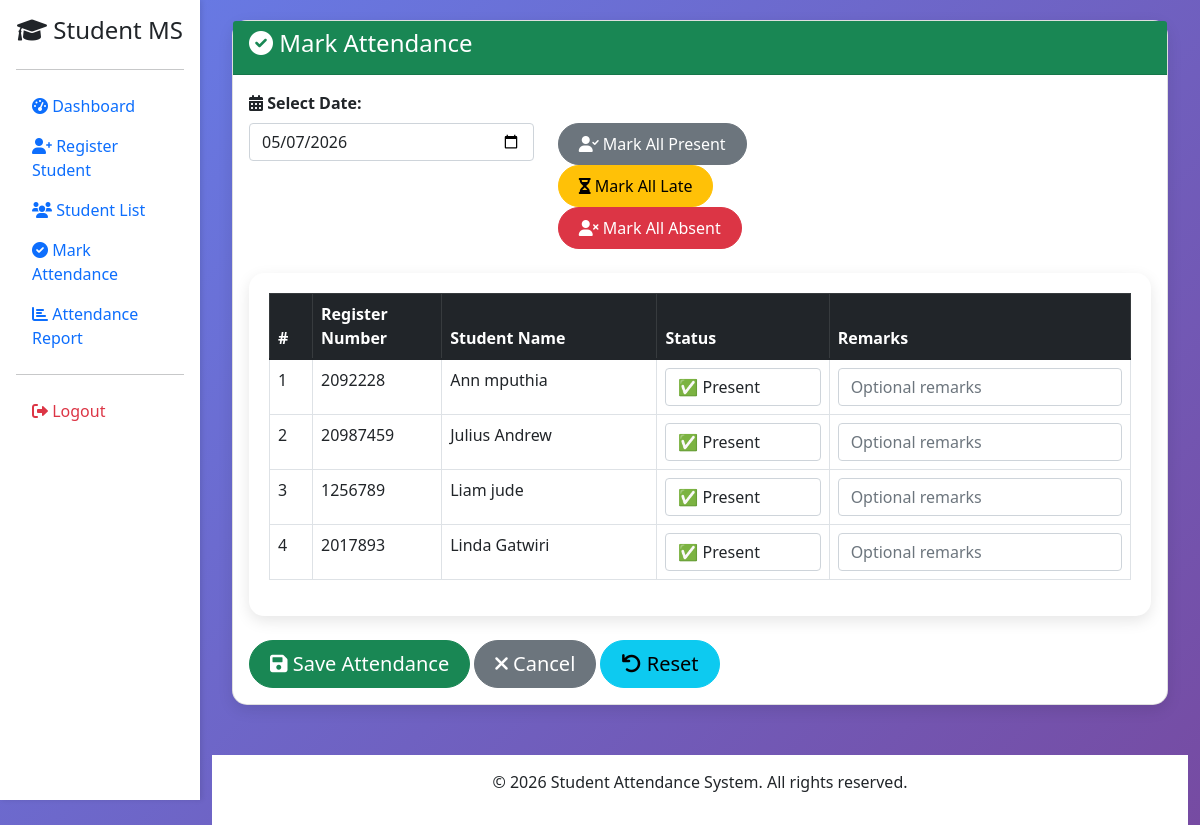
The page /attendance/mark/ (signed in) on the database its author committed.
### students/models.py (models this page shows, shortened)
class Student(models.Model):
    GENDER_CHOICES = [
        ('M', 'Male'),
        ('F', 'Female'),
        ('O', 'Other'),
    ]
    register_number = models.CharField(max_length=20, unique=True)
    name = models.CharField(max_length=100)
    date_of_birth = models.DateField()
    gender = models.CharField(max_length=1, choices=GENDER_CHOICES)
    email = models.EmailField()
    phone = models.CharField(max_length=15)
    address = models.TextField()
    join_date = models.DateField(auto_now_add=True)
    is_active = models.BooleanField(default=True)
    class Meta:
        ordering = ['name']

### students/views.py (the view, shortened to what this page needs)
# urls.py: path('attendance/mark/', views.mark_attendance, name='mark_attendance'),
@login_required
def mark_attendance(request):
    students = Student.objects.filter(is_active=True)
    form = AttendanceForm(students=students)
    today = timezone.now().date()
    return render(request, 'students/mark_attendance.html', {
        'form': form,
        'students': students,
        'today': today
    })

### students/forms.py
class AttendanceForm(forms.Form):
    def __init__(self, *args, **kwargs):
        students = kwargs.pop('students', None)
        super().__init__(*args, **kwargs)
        if students:
            for student in students:
                self.fields[f'status_{student.id}'] = forms.ChoiceField(
                    choices=Attendance.STATUS_CHOICES,
                    widget=forms.Select(attrs={'class': 'form-control status-select'}),
                    label=student.name,
                    initial='P'
                )
                self.fields[f'remarks_{student.id}'] = forms.CharField(
                    required=False,
                    widget=forms.TextInput(attrs={'class': 'form-control', 'placeholder': 'Optional remarks'}),
                    label=''
                )

### students/templates/students/mark_attendance.html (shortened to what this page needs)
{% extends 'students/base.html' %}
{% block content %}
<div class="card">
    <div class="card-header bg-success text-white">
        <h4><i class="fas fa-check-circle"></i> Mark Attendance</h4>
    </div>
    <div class="card-body">
        {% if not students %}
        <div class="alert alert-warning">
            No students registered. Please <a href="{% url 'register_student' %}">register students</a> first.
        </div>
        {% else %}
        <form method="post">
            <div class="row mb-4">
                <div class="col-md-4">
                    <label for="date" class="form-label">
                        <strong><i class="fas fa-calendar-alt"></i> Select Date:</strong>
                    </label>
                    <input type="date" name="date" id="date" class="form-control"
                           value="{{ today|date:'Y-m-d' }}" required>
                </div>
                <div class="col-md-4">
                    <label class="form-label">&nbsp;</label><br>
                    <button type="button" class="btn btn-secondary" onclick="markAll('P')">
                        <i class="fas fa-user-check"></i> Mark All Present
                    </button>
                    <button type="button" class="btn btn-warning" onclick="markAll('L')">
                        <i class="fas fa-hourglass-half"></i> Mark All Late
                    </button>
                    <button type="button" class="btn btn-danger" onclick="markAll('A')">
                        <i class="fas fa-user-times"></i> Mark All Absent
                    </button>
                </div>
            </div>
            <div class="table-responsive">
                <table class="table table-bordered table-hover">
                    <thead class="table-dark">
                        <tr>
                            <th width="5%">#</th>
                            <th width="15%">Register Number</th>
                            <th width="25%">Student Name</th>
                            <th width="20%">Status</th>
                            <th width="35%">Remarks</th>
                        </tr>
                    </thead>
                    <tbody>
                        {% for student in students %}
                        <tr>
                            <td>{{ forloop.counter }}</td>
                            <td>{{ student.register_number }}</td>
                            <td>{{ student.name }}</td>
                            <td>
                                <select name="status_{{ student.id }}" class="form-control status-select" data-student="{{ student.id }}">
                                    <option value="P" selected>✅ Present</option>
                                </select>
                            </td>
                            <td>
                                <input type="text" name="remarks_{{ student.id }}"
                                       class="form-control" placeholder="Optional remarks">
                            </td>
                        </tr>
                        {% endfor %}
                    </tbody>
                </table>
            </div>
            <div class="mt-4">
                <button type="submit" class="btn btn-success btn-lg">
                    <i class="fas fa-save"></i> Save Attendance
                </button>
                <a href="{% url 'dashboard' %}" class="btn btn-secondary btn-lg">
                    <i class="fas fa-times"></i> Cancel
                </a>
                <button type="button" class="btn btn-info btn-lg" onclick="resetForm()">
                    <i class="fas fa-undo"></i> Reset
                </button>
            </div>
        </form>
        {% endif %}
    </div>
</div>
{% endblock %}

### students/templates/students/base.html (style rules this page uses)
body { background: linear-gradient(135deg, #667eea 0%, #764ba2 100%); min-height: 100vh; }
.card { border-radius: 15px; box-shadow: 0 5px 15px rgba(0,0,0,0.1); transition: transform 0.2s; }
.table-responsive { background: white; border-radius: 15px; padding: 20px; box-shadow: 0 5px 15px rgba(0,0,0,0.1); }
.btn { border-radius: 25px; padding: 8px 20px; }

### rows shown on the page
Student: register_number "2092228", name "Ann mputhia", id "✅ Present"
Student: register_number "20987459", name "Julius Andrew", id "✅ Present"
Student: register_number "1256789", name "Liam jude", id "✅ Present"
Student: register_number "2017893", name "Linda Gatwiri", id "✅ Present"
